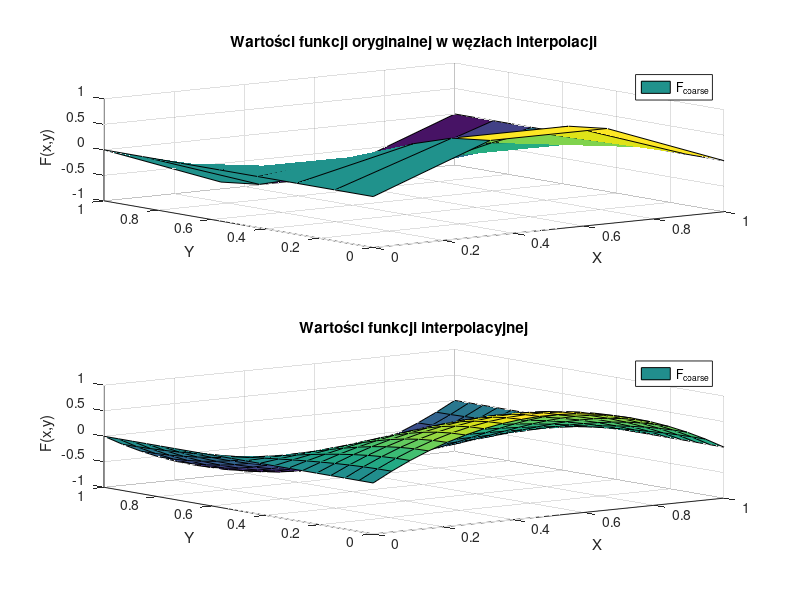

Write the MATLAB code that produced this figure.
function [M,N,P,R,x_coarse,y_coarse,F_coarse,x_fine,y_fine,F_fine] = zadanie4()
    P = 20; % liczba unikalnych współrzędnych x punktów dla których będzie obliczana interpolacja
    R = 20; % liczba unikalnych współrzędnych y punktów dla których będzie obliczana interpolacja
    M = 4; % liczba węzłów interpolacji wzdłuż osi X (stopień wielomianu zmiennej x: M-1)
    N = 8; % liczba węzłów interpolacji wzdłuż osi Y (stopień wielomianu zmiennej y: N-1)
    
    % Generowanie węzłów interpolacji na płaszczyźnie
    x_coarse = linspace(0, 1, M);
    y_coarse = linspace(0, 1, N);
    [X_coarse, Y_coarse] = meshgrid(x_coarse, y_coarse);
    
    % Wyznaczenie wartości funkcji oryginalnej w węzłach
    F_coarse = sin(pi*X_coarse).*cos(pi*Y_coarse); % przykładowa funkcja interpolowana
    
    MN = M*N;
    xvec_coarse = reshape(X_coarse, MN, 1);
    yvec_coarse = reshape(Y_coarse, MN, 1);
    fvec_coarse = reshape(F_coarse, MN, 1);
    
    % Macierz Vandermonde'a dla interpolacji 2d
    V = zeros(M*N, M*N);
    for i = 0:(M-1)
        for j = 0:(N-1)
            V(:, i*N + j + 1) = xvec_coarse.^i .* yvec_coarse.^j;
        end
    end
    
    % Współczynniki wielomianu interpolacyjnego
    coeffs = V \ fvec_coarse;
    
    % Obliczanie wartości funkcji interpolującej na gęstszej siatce
    x_fine = linspace(0, 1, P);
    y_fine = linspace(0, 1, R);
    [X_fine, Y_fine] = meshgrid(x_fine, y_fine);
    
    F_fine = zeros(size(X_fine));
    % Obliczenie wartości wielomianu interpolacyjnego na gęstszej siatce
    for i = 0:(M-1)
        for j = 0:(N-1)
            F_fine = F_fine + coeffs(i*N + j + 1) * X_fine.^i .* Y_fine.^j;
        end
    end
    
    % Wygenerowanie wykresów i zapisanie do pliku zadanie4.png
    subplot(2, 1, 1);
    surf(X_coarse, Y_coarse, F_coarse);
    title('Wartości funkcji oryginalnej w węzłach interpolacji');
    xlabel('X');
    ylabel('Y');
    zlabel('F(x,y)');
    legend('F_{coarse}', 'F_{fine}');
    subplot(2, 1, 2);
    surf(X_fine, Y_fine, F_fine);
    title('Wartości funkcji interpolacyjnej');
    xlabel('X');
    ylabel('Y');
    zlabel('F(x,y)');
    legend('F_{coarse}', 'F_{fine}');
    saveas(gcf, 'zadanie4.png');

end
